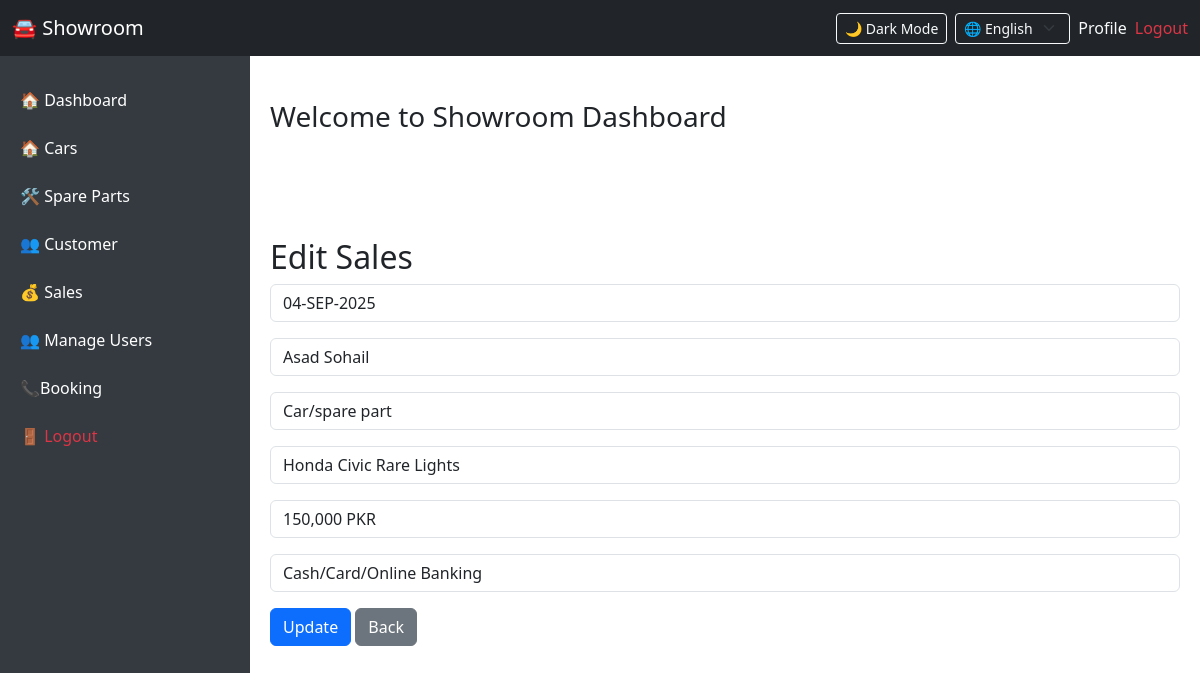
/edit_sale.php?id=1, run on the app's committed database.
### tables this page shows
CREATE TABLE `sales` (
  `id` int(11) NOT NULL,
  `date` varchar(255) NOT NULL,
  `name` varchar(255) NOT NULL,
  `types` varchar(255) NOT NULL,
  `product` varchar(255) NOT NULL,
  `price` varchar(255) NOT NULL,
  `pay_type` varchar(255) NOT NULL
);

### edit_sale.php (the view, shortened to what this page needs)
<?php include 'dashboard.php'; ?>
<?php
$id = $_GET['id'];
$row = $conn->query("SELECT * FROM sales WHERE id=$id")->fetch_assoc();
?>
<div class="main-content">
    <h2>Edit Sales</h2>
    <form method="POST">
        <div class="mb-3"><input type="text" name="date" value="<?= $row['date'] ?>" class="form-control" required></div>
        <div class="mb-3"><input type="text" name="name" value="<?= $row['name'] ?>" class="form-control" required></div>
        <div class="mb-3"><input type="text" name="types" value="<?= $row['types'] ?>" class="form-control" required></div>
        <div class="mb-3"><input type="text" name="product" value="<?= $row['product'] ?>" class="form-control" required></div>
        <div class="mb-3"><input type="text" name="price" value="<?= $row['price'] ?>" class="form-control" required></div>
        <div class="mb-3"><input type="text" name="pay_type" value="<?= $row['pay_type'] ?>" class="form-control" required></div>
        <button type="submit" class="btn btn-primary">Update</button>
        <a href="sales.php" class="btn btn-secondary">Back</a>
    </form>
</div>

### dashboard.php (style rules this page uses)
body { margin: 0; padding: 0; }
.main-content { margin-left: 250px; margin-top: 56px; padding: 20px; }

### data on the page
sales: date "04-SEP-2025", name "Asad Sohail", types "Car/spare part", product "Honda Civic Rare Lights", price "150,000 PKR", pay_type "Cash/Card/Online Banking"
